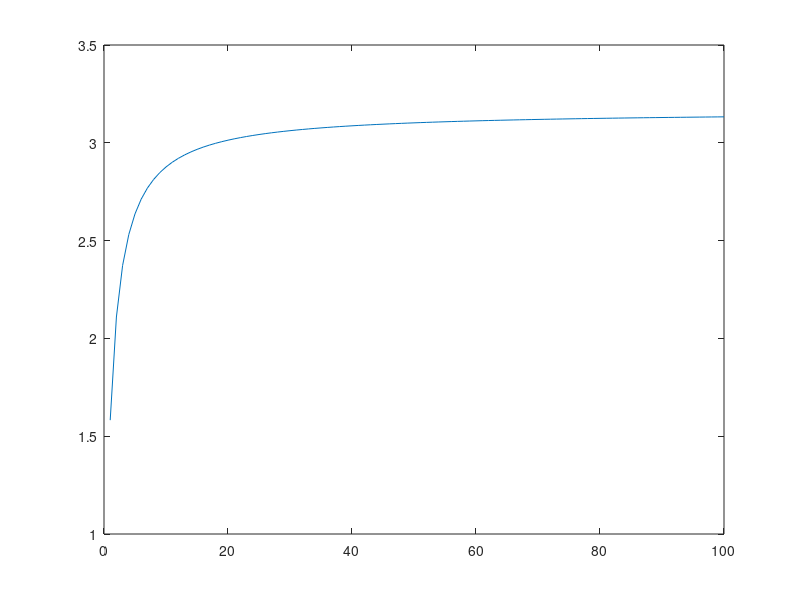

This figure's MATLAB source:
% THROUGHPUT of two adjacent convolution layers depends on number of
% batches.This scripts evaluates to what extent can number of batches
% increase the throughput of the two layers design.

H = 32;
W = 32;
C = 512;
F = 512;
K = 3;
num_ops = @(N) (N * ((H - K + 1) * (W - K + 1) * C * F * K^2) * 2 * 2);
num_cycles = @(N) ((N + 1) * (H * W * F * C));
perf = @(N) (num_ops(N) * 10^(-9) / (num_cycles(N) / (100 * 10^6)));

X = 1:100;
Y = arrayfun(perf, X);
plot(X, Y)